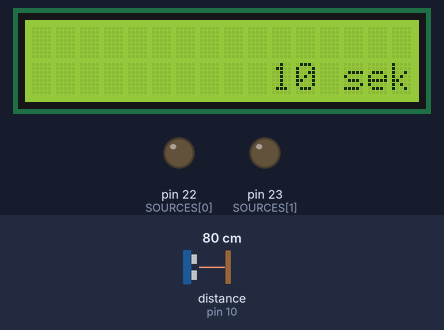
Simulated run of this sketch. Board: Arduino Mega 2560, built with avr-gcc and run on an emulated ATmega2560. On the bench: 16×2 character LCD, output pins drawn as LEDs (lit = HIGH). Inputs (shaded band) come from the test bench; at power-on: distance to the obstacle (sensor on pin 10) 80 cm. The echo pulse lasts 58.3 µs per cm; pins used as bus, display or sensor lines are not drawn; what the sketch prints to the serial monitor is not drawn.

Above: at 0.1 s.
At 4.2 s:
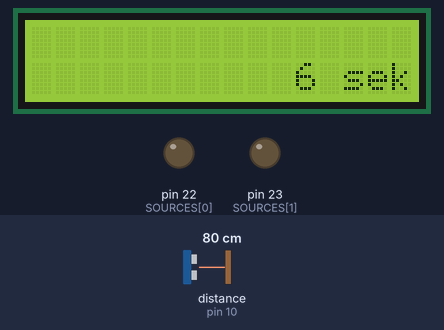
At 6.2 s:
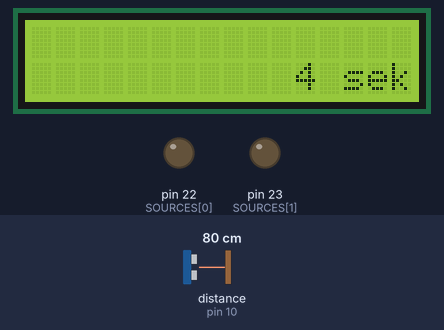
At 9.2 s:
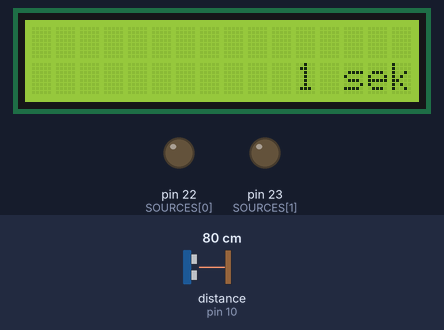
At 10.8 s:
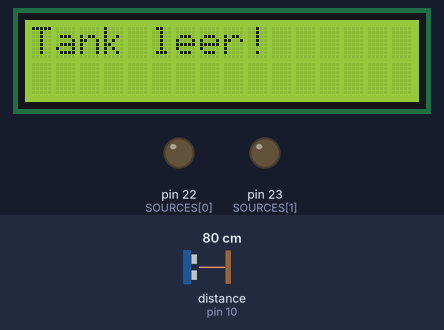
At 16.8 s:
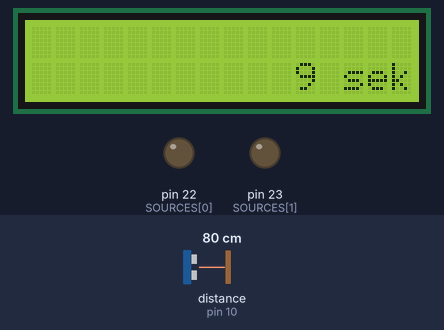

Measured:
- by itself, everything shown: repeats every 15.7 s, in 12 steps
- what the display in image 1 shows lasts 1.0 s, from 4.1 s to 5.1 s
- what the display in image 3 shows lasts 1.6 s, from 9.1 s to 10.7 s
- what the display in image 4 shows lasts 5.0 s, from 10.7 s to 15.7 s

The sketch:

WaterControl.ino
```cpp
#include <Wire.h>
#include <hd44780.h>
#include <hd44780ioClass/hd44780_I2Cexp.h>

// Das Display wird standartmaessig auf den I2C-Kanaelen des Arduino erwartet. Fuer den Mega sind
// das 20 und 21.
hd44780_I2Cexp lcd;

// Die technischen Schranken des Displays
const int DISP_COLUMNS = 16;
const int DISP_ROWS = 2;

// Belegung der Pins des Arduinos. Damit spaeter leicht die Pin-Belgung angepasst werden kann, sollte
// die Software auf anderer Hardware ausgefuehrt werden, sind die Analogen und digitalen Pins, die
// zum Ansprechen der Hardware verwendet werden im folgenden als Konstanten definiert.

// Der Prototyp wird durch Pumpen gesteuert. In einer spaeteren Version sind jedoch auch Tanks, welche
// auf den Tonnen montiert sind denkbar. Diese werden dann durch Ventile gesteuert, welche die
// Schwerkraft zur Verteilung des Wassers nutzen. Das Boolean-Array haelt fest, ob es sich bei einer
// Wasserquelle um eine Pumpe oder ein Ventil haelt. Pumpen oeffnen dabei durch die hoehere
// Durchlaufmenge nur fuer einen ANteil der Zeit eines Ventils.
const int SOURCES[] = {22, 23};
const bool IS_PUMP[] = {};
const float PUMP_RATIO = 0.15; // Wenn ein Ventil 10s oeffnet, soll eine Pumpe 1.5s pumpen.

// Die physischen Anschlüsse der Feuchte-Sensoren (Analog 0 und Analog 1)
const int SOIL_HUMIDITY_SENSORS[] = {A0, A1};

// Der Output-Port des Temperatur- und Luftfeuchtesensors.
const int environmentSensor = 8;

// Die physischen Anschlüsse des Distanzmessers, ein Trigger-Kanal, zum senden eines akustischen
// Signals und ein Echo-Kanal, auf dem auf das Echo des ausgesandten Signals gewartet wird.
const int LEVEL_ECHO = 10;
const int LEVER_TRIGER = 11;

// Die bestellten Sensoren unterscheiden sich in ihren Messausgaben leider deutlich. Es lässt sich
// an dieser Stelle daher leider nicht vermeiden,spezifische Wert je Sensor festzulegen. In einer
// späteren Iteration sollte auf Kapazitive Feuchtesensoren umgestellt werden, die u. U.
// konsistentere Ergebnisse liefern und so globale Bereichsdefinitionen erlauben.
// In der Zwischenzeit wird ein Hilfsmethode die Werte der Sensoren auf einen globalen Richtwert
//übersetzen.
const int SENSOR_1_IDEAL = 180;
const int SENSOR_2_IDEAL = 250;

// Gibt die Tankhöhe in Centimetern an. Mit dem Ultraschallsensor lässt sich so die Füllhöhe des
// Tanks bestimmen und ein Überfüllen des Tanks oder Trockenlaufen der Pumpen vermeiden.
const int RESERVOIR_HIGHT = 30;

// Anzahl der Wiederholungen bei der Distanzmessung. Fuer Begruendung Methodenkommentar der
// Distanzmessung beachten.
const int DISTANCE_MESURMENT_REPETITIONS = 5;

// Verzoegerung zwischen den Durchlaeufen in Sekunden.
const unsigned long POLL_DELAY = 10;

// Oeffnungszeiten fuer Ventile, wenn bewaessert werden soll. Fuer Pumpen den Faktor beachten.
const int WATERING_TIME = 5000;

// Um das Gießen bei Frost zu verhindern (Die Pumpe würde möglicherweise beim Versuch, Eis zu
// foerdern, trockenlaufen).
const float MINIMUM_OPERATIONG_TEMPERATURE = 8.0;

// Um Schimmelbildung zu verhindern wird die Bewaesserung gestoppt, wenn keine Verdunstung mehr zu
// erwarten ist.
const float MAXIMUM_AIR_HUMIDITY = 99.9;

// Beschreibt die minimale Wasserhoehe, bei der Pumpen noch foerdern koennen/Ventileingaenge noch
// unterhalb der Wasseroberflaeche sind. Die Angabe ist in cm.
const int MINIMUM_WATER_LEVEL = 3;

// Beschreibt die maximale Wasserhoehe, bei der der Ultraschallsensor noch zuverlaessig Ergebnisse
// liefern kann und nicht unter Wasser steht.
const int MAXIMUM_WATER_LEVEL = 25;

void setup()
{
  // Für Entwicklungszwecke wird eine serialle Schnittstelle mit dem Arduino eröffnet. Alle Ausgaben
  // auf dieser Schnittstelle lassen sich mit einem entsprechnden Tool auslesen.
  Serial.begin(9600);

  // Initialisieren des LCD-Displays auf Breihe und Höhe
  lcd.begin(DISP_COLUMNS, DISP_ROWS);

  // Die Pins der Wasserquellen werden in den Output-Modus versetzt. Dies bedeutet, dass nun HIGH-
  // oder LOW-Signale über diese Ports gesendet werden können. Initial werden beide Quellen auf LOW
  // gesetzt.
  pinMode(SOURCES[0], OUTPUT);
  pinMode(SOURCES[1], OUTPUT);

  digitalWrite(SOURCES[0], LOW);
  digitalWrite(SOURCES[1], LOW);

  // Der Ultraschallabstandssensor benoetigt einen Ausgangskanal, um ein Ultraschallsignal zu senden
  // und einen Eingangskanal, um das Echo abzufangen. Ueber die Zeit zwischen den Signalen kann ein
  // Abstand errechnet werden.
  pinMode(LEVER_TRIGER, OUTPUT);
  pinMode(LEVEL_ECHO, INPUT);

  // TODO: Thermostat, Feuchtesensor
}

// Wendet korrektes Padding an und schreibt den input links auf die angegebene Zeile des LCDs
void lcdWriteLeft(String input, int row){
  lcd.setCursor(0, row);
  input = input + "       ";
  lcd.print(input.substring(0,7));
}

// Wendet korrektes Padding an und schreibt den input rechts auf die angegebene Zeile des LCDs
void lcdWriteRight(String input, int row){
  lcd.setCursor(9, row);
  input =  "       " + input.substring(0,7);
  lcd.print(input.substring(input.length() - 7));
}

// Ueberschreibt im Fehlerfall bestehende Ausgaben und zeit fuenf Sekunden lang ein Meldung an.
// Durch die Aufloesung des Displays sollte die Nachricht maximal 32 Zeichen lang sein.
void lcdPrintError(String input){
  lcd.clear();
  lcd.setCursor(0,0);
  lcd.print(input.substring(0,16));
  lcd.setCursor(0,1);
  lcd.print(input.substring(16));
  delay(5000);
  lcd.clear();
}

// Gibt den aktuellen Bodenfeuchtewert, abhängig vom angefragten Bettindex zurück. Der Wert wird
// aufgrund der unpraeszisen und inkonsistenten Sensoren angepasst.
bool waterRequired(int index)
{
// Temporaeres Abspeichern der Ausleseergebnisse, damit diese ausgegeben werden koennen.
long result;

  switch (index)
  {
  case 0:
    result = analogRead(A0);
    lcdWriteLeft(String(result*100/SENSOR_1_IDEAL) + "%", 0);
    return result < SENSOR_1_IDEAL;
  case 1:
    result = analogRead(A1);
    lcdWriteRight(String(result*100/SENSOR_2_IDEAL) + "%", 0);
    return result < SENSOR_2_IDEAL;
  }
}

// Misst die Distanz bis zur Wasseroberflaeche und errechnet damit den Wasserstand im Tank. Da der
// Sensor bei schnell wechselnden Abstaenden teilweise kurz den Maximalwert ausgibt, bevor ein neuer
// Abstand gemessen werden kann, wird fuenffach gemessen und der stochastische Median ausgegeben.
// Auch wenn diese Methode keine Fehlerhafte Messungen ausschließen kann, ist sie fuer die
// verwendete Hardware und dessen Messfehlerqueote mehr als ausreichend.
float measureWaterLevel()
{
  long duration;

  // Bei den standartmaeßigen
  // fuenf Messungen mit einer Verzoegerung von 100 Millisekunden zwischen den Messungen wird ueber
  // 0,5 Sekunden hinweg gemessen. Selbst bei heftigen Aenderungen der Distanz benoetigte der Sensor
  // nie mehr als zwei Iterationen, um wieder korrekt zu messen.
  float measurements[DISTANCE_MESURMENT_REPETITIONS];
  for (short int i = 0; i < sizeof(measurements) / sizeof(*measurements); i++)
  {
    // Zur Distanzmessung wird ein 10 Mikrosekunden langes Signal ueber den Lautsprecher emmittiert.
    digitalWrite(LEVER_TRIGER, LOW);
    delayMicroseconds(2);
    digitalWrite(LEVER_TRIGER, HIGH);
    delayMicroseconds(10);
    digitalWrite(LEVER_TRIGER, LOW);
    duration = pulseIn(LEVEL_ECHO, HIGH);
    measurements[i] = duration * 0.034 / 2;
    delay(100);
  }

  // Da die Anzahl der erhobenen Messwerte nur Sensorbedings ueberhaupt groeßer als eins ist, wird
  // zum sortieren hier nur ein einfacher Bubble-Sort Algorythmus verwendet. Komplexitaeten und
  // Laufzeitverhalten spielen bei dieser Datenmenge noch keine Rolle.
  for (short int i = 0; i < sizeof(measurements) / sizeof(*measurements) - 1; i++)
  {
    for (short int j = 0; j < sizeof(measurements) / sizeof(*measurements) - i - 1; i++)
    {
      if (measurements[j] > measurements[j + 1])
      {
        float temp = measurements[j];
        measurements[j] = measurements[j + 1];
        measurements[j + 1] = temp;
      }
    }
  }

  // Nun wird der Median ermittelt und von der Reservoirhoehe abgezogen. Je nach Messungsanzahl
  // (gerade/ungerade) ist die Methodik zur Bestimmung des Medians leicht anders. So wird entweder
  // das mittlere Elemnt gewaehlt, oder der durchschnitt der beiden mittleren Elemente, wenn es
  // eine gerade Anzahl Elemente gibt.
  if (DISTANCE_MESURMENT_REPETITIONS % 2 == 0)
  {
    return RESERVOIR_HIGHT - (measurements[DISTANCE_MESURMENT_REPETITIONS / 2] + measurements[(DISTANCE_MESURMENT_REPETITIONS + 1) / 2]) / 2;
  }
  else
  {
    return RESERVOIR_HIGHT - measurements[DISTANCE_MESURMENT_REPETITIONS / 2];
  }
}

// Routine zum Bewaessern eines Beetes. Anhand eines Mappings wird geprueft, ob das entsprechende Beet via Ventil oder Pumpe angestuert wird.
// todo above (Mapping), einbauen der Ratio-Multiplikators
void watering(int source)
{
  if (source < sizeof(SOURCES) / sizeof(int))
  {
    digitalWrite(SOURCES[source], HIGH);
    delay(WATERING_TIME);
    digitalWrite(SOURCES[source], LOW);
  }
}

// Für den Prototypen werden hier vorsert nur Dummy-Werte zurückgegeben. Später würde das Messen
// der Temperatur verhindern, dass bei Frostgefahr gegosssen würde.
float measureAirTemperature()
{
  return 21.6;
}

// Für den Prototypen werden hier vorsert nur Dummy-Werte zurückgegeben. Später würde das mesen der
// Luftfeuchtigkeit dazu füren, dass bei zu hoher Luftfeuchte gegossen würde, um ein Schimmeln der
// Pflanzen zu verhindern.
float measureAirHumidity()
{
  return 45.2;
}

// Diese Methode würde bei einer echten Installation das Einlassventil öffnen, sodass Wasser in den
// Speicher fließen kann. Da der Prototyp nicht an ein Fallrohr angeschlossen ist, findet hier
// stellvertretend nur eine Log-Ausgabe statt.
void openInlet()
{
  Serial.println("Einlassvetil öffnen...");
}

// Diese Methode würde bei einer echten Installation das Einlassventil schließen, wenn sich
// ausreichend/zu viel Wasser im Reservoir befinden würde. Da der Prototyp nicht an ein
// Fallrohr angeschlossen ist, findet hier stellvertretend nur eine Log-Ausgabe statt.
void closeInlet()
{
  Serial.println("Einlassventil schließen...");
}

// Die einfache delay-Methode wird um einen "Wrapper" erweitert, damit parallel Ausgaben auf dem
// Display einen Countdown simulieren.
void delayWithPrint(int seconds){
  while(seconds > 0){

    lcdWriteRight(String(seconds) + " sek", 1);

    // Eine Sekunde warten
    delay(1000);

    // Internen Zaehler reduzieren
    seconds = seconds -1 ;
  }
}

void loop()
{
  // Da die Anwendung sequentiell ausgeführt wird und es keine parallelen Aufgaben gibt, die
  // ausgeführt werden könnten, wird an dieser Stelle ein delay verwendet, um einem eventuell
  // frisch gewässerten Beet die Zeit zu geben, das erhaltene Wasser zu verteilen und am
  // Feuchtigkeitssensor eine Veränderung zu erzeugen.
  // Das Warten zu Beginn der Schleife statt am Ende ermoeglicht das springen aus der Schleife mit
  // "Return", wenn festgestellt wird, dass ein weiteres Ausfuehren keinen Zweck hat.
  delayWithPrint(POLL_DELAY);

  Serial.println("Routine gestartet");

  // Als erstes wird die vorhandene Wassermenge geprueft. Ist kein Wasser vorhanden, kann der Rest
  // der Routine uebersprungen werden. Dies muss unabhaengig von der Temeperaturpruefung immer
  // geschehen, da eventuelle Zulaufventile trozdem gesteuert werden sollen.
  float waterLevel = measureWaterLevel();

  lcdWriteLeft(String(waterLevel*100/MAXIMUM_WATER_LEVEL) + "%", 1);

  if (waterLevel >= MAXIMUM_WATER_LEVEL)
  {
    Serial.print("Maximaler Wasserstand erreicht/ ueberschritten. Einlassventil geschlossen! -> ");
    Serial.println(waterLevel);
    closeInlet();
  }

  if (waterLevel < MINIMUM_WATER_LEVEL)
  {
    Serial.print("Minimaler Wasserstand unterschritten. Einlassventil geoeffnet. Routine beendet! -> ");
    Serial.println(waterLevel);
    lcdPrintError("Tank leer!");
    //lcdWriteLeft("Tank", 0);
    //lcdWriteRight("leer!", 0);
    openInlet();
    return;
  }

  // Nachfolgend wird die Umgebungstemperatur geprueft
  float airTemperature = measureAirTemperature();
  if (airTemperature < MINIMUM_OPERATIONG_TEMPERATURE)
  {
    Serial.print("Temperatur fuer Bewaesserung zu niedrig:  ");
    Serial.print(airTemperature);
    Serial.println("°C");
    return;
  }

  if (measureAirHumidity() >= MAXIMUM_AIR_HUMIDITY)
  {
    Serial.println("Maximale Leuftfeuchte erreicht/ueberschritten. Routine beendet.");
    return;
  }

  for (int i = 0; i < sizeof(SOURCES) / sizeof(int); i++)
  {
    Serial.print("Beet ");
    Serial.print(i);
    if (waterRequired(i))
    {
      Serial.println(" zu trocken.");
      watering(i);
    }
    else
    {
      Serial.println(" feucht genug.");
    }
  }

  Serial.println("");
}
```
